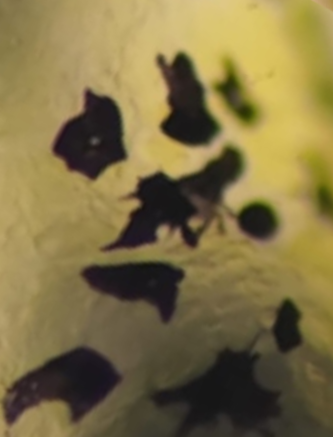
#> input picture data/img1.png, 333 x 437 px
$ python analyze.py data/img1.png data/img2.png --labels img1 img2 --out results/v1_test
#> lines starting #> are read from the running program, lines starting #| are printed output that depends on the picture; after the words box and inside, x2 and y2 are one past the last pixel; in counts of white or black regions, pixels touching at a corner belong together
### pigment_pipeline.py
"""Núcleo de la pipeline: foto -> densidad óptica (OD) -> máscara -> métricas.

v2: admite recortes con canal alfa. Si el PNG tiene píxeles transparentes,
solo se mide dentro del recorte (la "roi") y el fondo se estima sobre el
tejido de dentro. Sin alfa y con los parámetros por defecto, el resultado es
idéntico a la v1.

El contraste (CLAHE, ecualización...) NO se usa en ningún paso de medida:
estira cada imagen de forma distinta y falsearía la comparación.
"""
from __future__ import annotations

from dataclasses import dataclass
from pathlib import Path

import numpy as np
import pandas as pd
from scipy import ndimage as ndi
from skimage import filters, io, measure, morphology

CHANNEL_WEIGHTS = {
    "lum": np.array([0.299, 0.587, 0.114]),  # luminancia
    "R": np.array([1.0, 0.0, 0.0]),          # rojo: casi ciego al pigmento amarillo (xantóforos)
    "G": np.array([0.0, 1.0, 0.0]),
}
MIN_TRANSMITTANCE = 1e-3  # evita log(0)


@dataclass(frozen=True)
class Params:
    blur_sigma: float = 1.0   # suavizado previo contra el ruido de cámara (px)
    bg_order: int = 2         # grado del polinomio de fondo (2 = curva suave; 0 = constante)
    low_thr: float = 0.18     # umbral bajo de OD (extiende la máscara); elegido a ojo
    min_object_px: int = 15   # manchas/huecos menores se consideran ruido
    tile_px: int = 64         # lado de las teselas del análisis local
    channel: str = "lum"      # lum | R | G
    seed_thr: float = -1.0    # umbral semilla fijo; negativo = Otsu común a todas las imágenes
    alpha_min: int = 200      # con alfa: píxel dentro del recorte si alfa >= alpha_min
    erode_px: int = 2         # erosión de la roi (quita el borde difuminado del recorte)


@dataclass
class Channels:
    gray: np.ndarray           # canal elegido original, 0-1
    background: np.ndarray     # luz estimada sin pigmento
    transmittance: np.ndarray  # fracción de luz que pasa, 0-1
    od: np.ndarray             # densidad óptica = -log10(transmitancia); 0 fuera de la roi
    roi: np.ndarray | None = None  # región medida (None = toda la imagen)

    def inside(self, image: np.ndarray) -> np.ndarray:
        """Píxeles de `image` dentro de la roi, en 1D."""
        return image.ravel() if self.roi is None else image[self.roi]


# ---------------------------------------------------------------- preprocesado
def load_image(path: Path, params: Params = Params()) -> tuple[np.ndarray, np.ndarray | None]:
    """Lee una imagen y devuelve (canal elegido en [0, 1], roi).

    roi = píxeles opacos si la imagen tiene alfa con zonas transparentes;
    None en otro caso. OJO: los píxeles transparentes suelen guardarse como
    RGB = (0, 0, 0); sin la roi se medirían como pigmento negro.
    """
    img = io.imread(path)
    if img.ndim == 2:
        return img / (255.0 if img.max() > 1 else 1.0), None
    roi = None
    if img.shape[-1] == 4 and (img[..., 3] < params.alpha_min).any():
        roi = img[..., 3] >= params.alpha_min
        if params.erode_px > 0:
            roi = ndi.binary_erosion(roi, morphology.disk(params.erode_px))
    return (img[..., :3] / 255.0) @ CHANNEL_WEIGHTS[params.channel], roi


def _poly_terms(y: np.ndarray, x: np.ndarray, order: int) -> np.ndarray:
    """Columnas [1, y, x, y², yx, x², ...] de un polinomio 2D."""
    cols = [np.ones_like(y)]
    for degree in range(1, order + 1):
        for k in range(degree + 1):
            cols.append(y ** (degree - k) * x ** k)
    return np.stack(cols, axis=-1)


def estimate_background(gray: np.ndarray, order: int, n_iter: int = 4,
                        roi: np.ndarray | None = None) -> np.ndarray:
    """Ajusta una superficie suave a los píxeles de fondo.

    Sin roi: empieza con el 60 % más claro y en cada vuelta descarta lo
    claramente más oscuro que la superficie (pigmento), para que las células
    no arrastren el fondo hacia abajo.

    Con roi: los candidatos son solo la clase clara de Otsu dentro del
    recorte (tejido sin melanina) y las vueltas solo pueden QUITAR
    candidatos. Si no, cuando el pigmento cubre >50 % del recorte, el ajuste
    se escapa hacia abajo y absorbe el pigmento. En recortes ajustados
    conviene order=0: un polinomio se extrapola mal bajo las zonas cubiertas.
    """
    h, w = gray.shape
    y, x = np.mgrid[0:h, 0:w]
    y = (y / h - 0.5) * 2
    x = (x / w - 0.5) * 2
    terms = _poly_terms(y.ravel(), x.ravel(), order)
    values = gray.ravel()

    if roi is None:
        candidates = np.ones_like(values, bool)
        is_background = values > np.percentile(values, 40)
    else:
        inside = roi.ravel()
        candidates = inside & (values > filters.threshold_otsu(values[inside]))
        is_background = candidates.copy()
    for _ in range(n_iter):
        coef, *_ = np.linalg.lstsq(terms[is_background], values[is_background], rcond=None)
        fitted = terms @ coef
        residual = values - fitted
        spread = 1.4826 * np.median(np.abs(residual[is_background] - np.median(residual[is_background])))
        is_background = candidates & (residual > -2.0 * spread)
    return np.clip(fitted.reshape(h, w), 1e-3, None)


def compute_channels(gray: np.ndarray, params: Params, roi: np.ndarray | None = None) -> Channels:
    if roi is None:
        smooth = filters.gaussian(gray, params.blur_sigma)
    else:
        # suavizado normalizado: el negro de fuera del recorte no oscurece el borde
        weight = filters.gaussian(roi.astype(float), params.blur_sigma)
        smooth = filters.gaussian(gray * roi, params.blur_sigma) / np.maximum(weight, 1e-6)
        smooth = np.where(roi, smooth, 1.0)
    background = estimate_background(smooth, params.bg_order, roi=roi)
    transmittance = np.clip(smooth / background, MIN_TRANSMITTANCE, 1.0)
    od = -np.log10(transmittance)
    if roi is not None:
        od = np.where(roi, od, 0.0)  # fuera del recorte no hay medida
    return Channels(gray, background, transmittance, od, roi)


def load_channels(path: Path, params: Params) -> Channels:
    gray, roi = load_image(path, params)
    return compute_channels(gray, params, roi)


# ---------------------------------------------------------------- máscara
def otsu_threshold(channels: list[Channels]) -> float:
    """Umbral de Otsu con los píxeles (de dentro) de todas las imágenes juntas."""
    return float(filters.threshold_otsu(np.concatenate([ch.inside(ch.od) for ch in channels])))


def segment(od: np.ndarray, seed_thr: float, low_thr: float, min_px: int,
            roi: np.ndarray | None = None) -> np.ndarray:
    """Máscara por histéresis: OD > low_thr, solo si conecta con OD > seed_thr."""
    mask = filters.apply_hysteresis_threshold(od, min(low_thr, seed_thr), seed_thr)
    if roi is not None:
        mask &= roi
    mask = morphology.remove_small_objects(mask, max_size=min_px)
    mask = morphology.remove_small_holes(mask, max_size=min_px)
    return mask if roi is None else mask & roi


# ---------------------------------------------------------------- métricas
# [57 lines left out: functions compute_metrics, threshold_sweep, tile_percent, not called in this run]

### analyze.py
#!/usr/bin/env python3
"""Ejecuta la pipeline completa sobre una o más imágenes.

    python analyze.py data/img1.png data/img2.png --labels img1 img2 --out results/v1_test

Recortes con transparencia (v2), p. ej. las fotos de la P3:

    python analyze.py data/p3/L3_ringer.png data/p3/L3_epinef_+10.png \\
        --labels ringer epinef --channel R --bg-order 0 --out results/L3

Escribe en --out: metricas.csv, barrido_umbrales.csv, resumen.json y las figuras.
Cada imagen se compara con la primera (referencia) si tienen el mismo tamaño.
"""
from __future__ import annotations

import argparse
import json
from dataclasses import asdict, fields
from pathlib import Path

import numpy as np
import pandas as pd

import figures
from pigment_pipeline import (Channels, Params, compute_metrics, load_channels, otsu_threshold,
                              segment, threshold_sweep, tile_percent)

SWEEP_THRESHOLDS = np.linspace(0.02, 0.8, 79)


def parse_args() -> argparse.Namespace:
    parser = argparse.ArgumentParser(description=__doc__, formatter_class=argparse.RawDescriptionHelpFormatter)
    parser.add_argument("images", nargs="+", type=Path)
    parser.add_argument("--labels", nargs="+", help="un nombre por imagen (por defecto, el nombre del archivo)")
    parser.add_argument("--out", type=Path, default=Path("results"))
    for field in fields(Params):
        parser.add_argument(f"--{field.name.replace('_', '-')}", type=type(field.default), default=field.default)
    return parser.parse_args()


def pairwise_summary(a: str, b: str, channels: dict[str, Channels], tiles, sweep) -> dict | None:
    """Comparación de dos imágenes alineadas: b respecto a a (None si no son del mismo tamaño)."""
    ch_a, ch_b = channels[a], channels[b]
    if ch_a.od.shape != ch_b.od.shape:
        return None
    both = np.ones(ch_a.od.shape, bool)
    for roi in (ch_a.roi, ch_b.roi):
        if roi is not None:
            both &= roi
    ta, tb = tiles[a].ravel(), tiles[b].ravel()
    ok = ~(np.isnan(ta) | np.isnan(tb))
    return {
        "a": a,
        "b": b,
        "correlacion_od_pixel_a_pixel": float(np.corrcoef(ch_a.od[both], ch_b.od[both])[0, 1]),
        "teselas_b_mayor_que_a": int((tb[ok] > ta[ok]).sum()),
        "teselas_totales": int(ok.sum()),
        "mediana_diferencia_teselas_b_menos_a_pct": float(np.median(tb[ok] - ta[ok])) if ok.any() else None,
        "fraccion_umbrales_b_mayor_que_a": float((sweep[b] > sweep[a]).mean()),
    }


def main() -> None:
    args = parse_args()
    params = Params(**{f.name: getattr(args, f.name) for f in fields(Params)})
    names = args.labels or [path.stem for path in args.images]
    if len(names) != len(args.images):
        raise SystemExit("hace falta un label por imagen")
    args.out.mkdir(parents=True, exist_ok=True)

    channels = {name: load_channels(path, params) for name, path in zip(names, args.images)}
#> in load_image, img is the input picture: shape (437, 333, 3); mean R, G, B 127.7, 113.1, 69.1
#> in load_channels, `gray, roi = load_image(path, params)`:
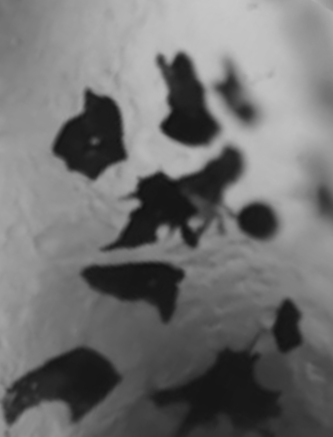
#> gray: shape (437, 333) float64; min 0.0703, max 0.781, mean 0.441
#> the loop in estimate_background, `for _ in range(n_iter):` made 4 passes
#> (coef, spread) on passes 1 to 4: ([0.58, -0.14, -0.00188, -0.0352, -0.101, -0.044], 0.0726), ([0.566, -0.183, -0.00448, -0.0711, -0.123, -0.0154], 0.0706), ([0.539, -0.217, 0.00125, -0.0832, -0.148, 0.0397], 0.065), ([0.526, -0.234, 0.0122, -0.0765, -0.179, 0.0734], 0.0577)
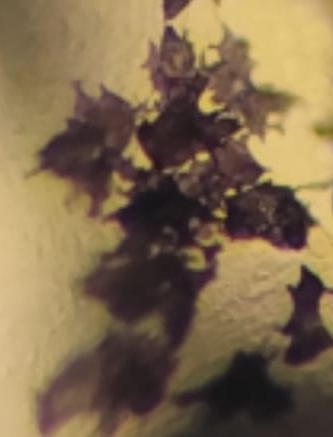
#> input picture data/img2.png, 333 x 437 px
#> in load_image, img is the input picture: shape (437, 333, 3); mean R, G, B 127.8, 106.3, 77.4
#> in load_channels (call 2), `gray, roi = load_image(path, params)`:
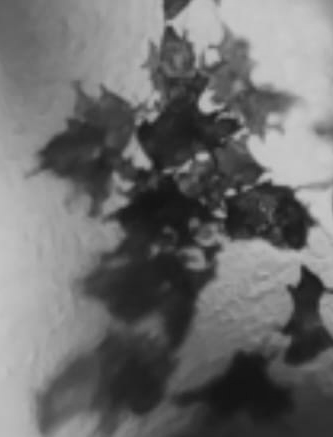
#> gray: shape (437, 333) float64; min 0.0773, max 0.796, mean 0.429
#> call 2 of estimate_background, with order = 2, n_iter = 4
#> the loop in estimate_background (call 2), `for _ in range(n_iter):` made 4 passes
#> (coef, spread) on passes 1 to 4: ([0.521, -0.0882, 0.00235, -0.0733, -0.19, 0.144], 0.0883), ([0.552, -0.133, -0.00513, -0.13, -0.252, 0.121], 0.0811), ([0.569, -0.149, -0.00501, -0.152, -0.269, 0.109], 0.0789), ([0.575, -0.154, -0.00409, -0.158, -0.275, 0.105], 0.0779)
#> in estimate_background (call 2), `return np.clip(fitted.reshape(h, w), 1e-3, None)`:
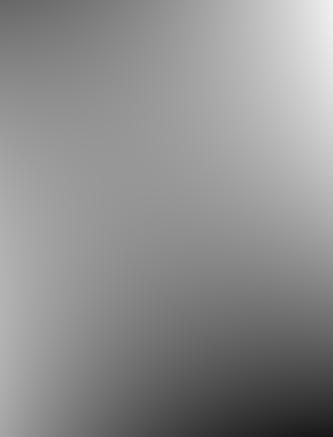
#> returned value: shape (437, 333) float64; min 0.0921, max 0.945, mean 0.558
#> in compute_channels (call 2), `transmittance = np.clip(smooth / background, MIN_TRANSMITTANCE, 1.0)`:
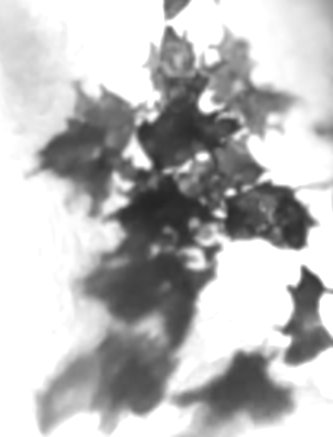
#> transmittance: shape (437, 333) float64; min 0.143, max 1, mean 0.732
#> in compute_channels (call 2), `od = -np.log10(transmittance)`:
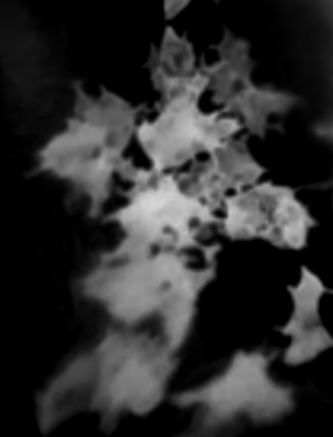
#> od: shape (437, 333) float64; min 0, max 0.845, mean 0.18
#> channels = 2 items
    seed_thr = params.seed_thr if params.seed_thr > 0 else otsu_threshold(list(channels.values()))
#> seed_thr = 0.274
    masks = {name: segment(ch.od, seed_thr, params.low_thr, params.min_object_px, ch.roi)
             for name, ch in channels.items()}
#> in segment, `mask = filters.apply_hysteresis_threshold(od, min(low_thr, seed_thr), ..`:
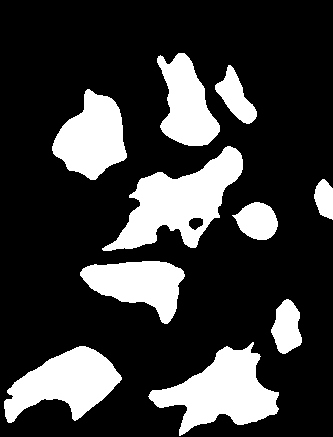
#> mask: shape (437, 333) bool; 22.8% white; 10 white regions, largest, box (x1, y1, x2, y2) and area: (102, 146, 243, 251) 6510, (148, 342, 279, 436) 5899, (4, 346, 122, 423) 4995
    tiles = {name: tile_percent(masks[name], params.tile_px, ch.roi) for name, ch in channels.items()}
    sweep = threshold_sweep(channels, SWEEP_THRESHOLDS)

    metrics = pd.DataFrame({name: compute_metrics(channels[name], masks[name]) for name in names}).T
    metrics.index.name = "imagen"
    summary = {"umbral_semilla": seed_thr, "umbral_bajo": params.low_thr, "parametros": asdict(params),
               "recorte_con_alfa": {name: ch.roi is not None for name, ch in channels.items()},
               "comparaciones": []}
    ref = names[0]
    for other in names[1:]:
        comparison = pairwise_summary(ref, other, channels, tiles, sweep)
        if comparison is not None:
            summary["comparaciones"].append(comparison)
        metrics.loc[f"{other} / {ref}"] = metrics.loc[other] / metrics.loc[ref]

    metrics.to_csv(args.out / "metricas.csv", float_format="%.4f")
    sweep.to_csv(args.out / "barrido_umbrales.csv", index=False, float_format="%.4f")
    (args.out / "resumen.json").write_text(json.dumps(summary, indent=2, ensure_ascii=False))

    od_max = figures.od_color_limit(channels)
    for name in names:
        figures.plot_pipeline(name, channels[name], masks[name], seed_thr, params.low_thr, od_max,
                              args.out / f"pipeline_{name}.png")
        figures.plot_vertical(channels[name], masks[name], od_max, args.out / f"{name}_vertical.png")
    figures.plot_comparison(names, channels, masks, tiles, sweep, metrics, seed_thr, params.low_thr,
                            args.out / "comparacion.png")
    figures.plot_od_histogram(names, channels, seed_thr, params.low_thr, args.out / "histograma_od.png")

    print(metrics.T.to_string(float_format=lambda x: f"{x:.3f}"))
    print(json.dumps(summary, indent=2, ensure_ascii=False))


if __name__ == "__main__":
#> (the run stopped early here; a loop or call above may not have finished)
